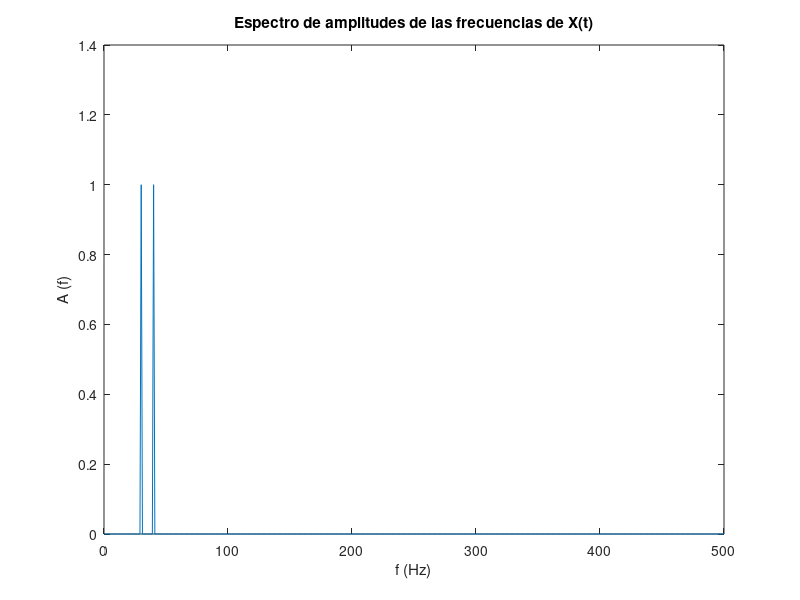

Reproduce this figure in MATLAB.
% Simulacion de transformada rapida Fourier - 27/09/2025

% Frecuencia de muestreo
Fs = 1000;
% Periodo de muestreo
T = 1/Fs;
% Tamaño de la señal
L = 1000;
% Vector de tiempo
t = (0:L-1)*T; 

% Suma de dos señales senoidales: 30 y 40 Hz
S1 = sin (2*pi*30*t);
S2 = sin (2*pi*40*t);

S = S1 + S2;

% Funcion de transformada rapida
Y = fft(S);

% Espectros bilateral, unilateral basado en bilateral y longitud
P2 = abs(Y/L);
P1 = P2(1:L/2+1);
P1(2:end-1) = 2*P1(2:end-1);

% Multiplicacion de todas las frecuencias
f = Fs*(0:(L/2))/L;
figure()
plot(f,P1)
title('Espectro de amplitudes de las frecuencias de X(t)')
xlabel('f (Hz)')
ylabel('A (f)')

% Act 2 - Señales y Sistemas - Joshua Carmona / 87733